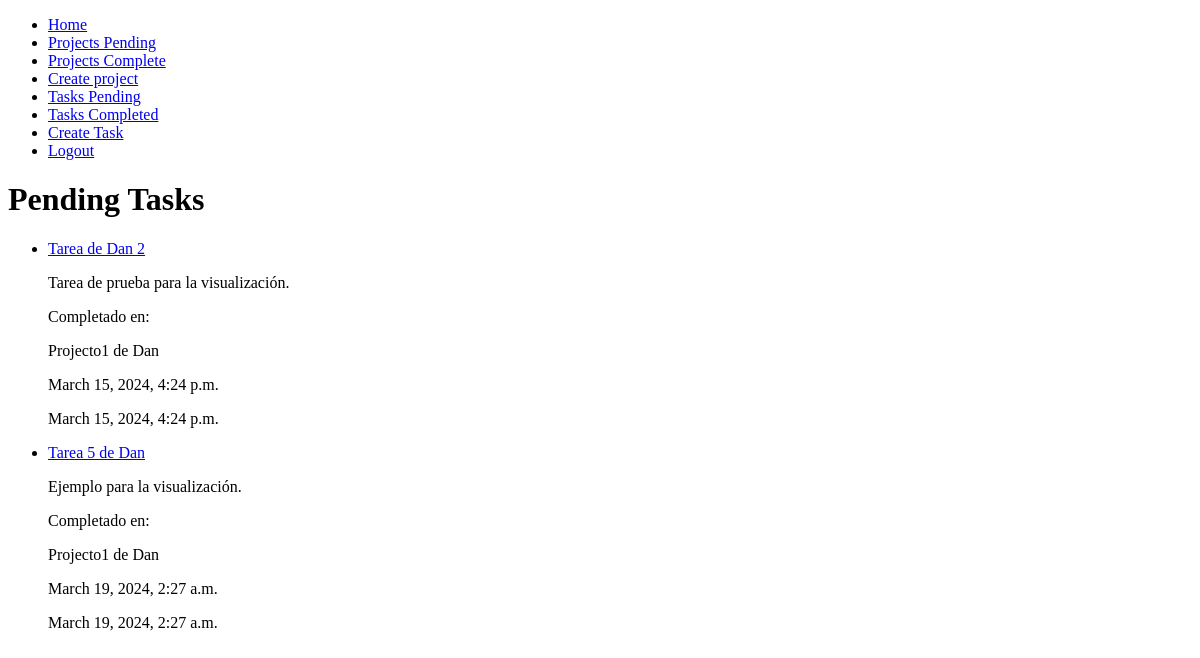
Page /tasks/pending/ (signed in) on the earlier database version.
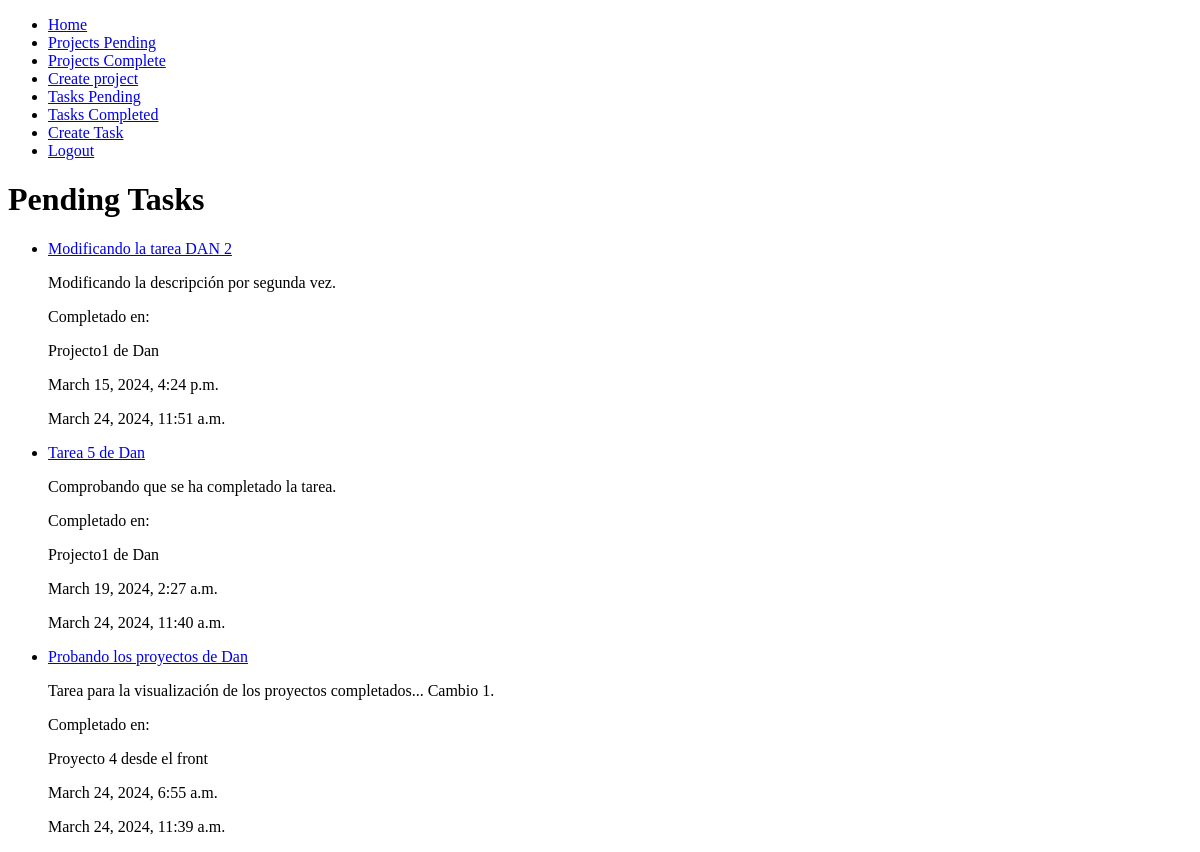
Same page on the later database version.
### task/models.py (models this page shows, shortened)
class Task(models.Model):
    id_task = models.AutoField(primary_key=True)
    title = models.CharField(max_length=100)
    description = models.TextField(max_length=500)
    date_completed = models.DateTimeField(null=True, blank=True)
    project = models.ForeignKey(Project,on_delete=models.CASCADE)
    created_at = models.DateTimeField(auto_now_add=True)
    updated_at = models.DateTimeField(auto_now=True)

### project/models.py (models this page shows, shortened)
class Project(models.Model):
    project_id = models.AutoField(primary_key=True)
    name_project = models.CharField(max_length=100)
    category = models.CharField(max_length=50)
    date_completed = models.DateTimeField(null = True, blank=True)
    complete = models.BooleanField(default=False)
    user = models.ForeignKey(User, on_delete=models.CASCADE)
    created_at = models.DateTimeField(auto_now_add=True)
    updated_at = models.DateTimeField(auto_now=True)

### task/views.py (the view)
# urls.py: path('pending/', task, name='tasks'),
@login_required
def task(request):
    title = 'Pending Tasks'
    pro = Project.objects.filter(user= request.user)
    tasks = Task.objects.filter(date_completed__isnull=True, project__in = pro)
    """print(no_pending_tasks)
    if not no_pending_tasks:
        for task in tasks:
            print('Título:', task.title, '| Fecha de completado:', task.date_completed)"""
    return render(request, 'task/task.html', {
        'title': title,
        'tasks': tasks,
    })

### task/templates/task/task.html (shortened to what this page needs)
{% extends 'base.html' %}
{% block content %}
    <h1>{{ title }}</h1>
    {% if tasks %}
        <ul>
            {% for task in tasks %}
                <li>
                    <a href="{% url 'task_detail' task.id_task %}">
                        {{ task.title }}
                    </a>
                    <p>{{ task.description }}</p>
                    <p>Completado en:
                    <p>{{ task.project.name_project }}</p>
                    <p>{{ task.created_at }}</p>
                    <p>{{ task.updated_at }}</p>
                </li>
            {% endfor %}
        </ul>
    {% else %}
        <p>There aren't {{ title }}</p>
    {% endif %}
{% endblock %}

### templates/base.html (shortened to what this page needs)
<!DOCTYPE html>
<html lang="en">
<head>
</head>
<body>
    <ul>
        <li>
            <a href="{% url 'home' %}">
                Home
            </a>
        </li>
        <li>
            <a href="{% url 'projects' %}">
                Projects Pending
            </a>
        </li>
        <li>
            <a href="{% url 'projects_completed' %}">
                Projects Complete
            </a>
        </li>
        <li>
            <a href="{% url 'create_project' %}">Create project</a>
        </li>
        <li>
            <a href="{% url 'tasks' %}">Tasks Pending</a>
        </li>
        <li>
            <a href="{% url 'tasks_completed' %}">Tasks Completed</a>
        </li>
        <li>
            <a href="{% url 'create_task' %}">
                Create Task
            </a>
        </li>
        {% if user.is_authenticated %}
        <li>
            <a href="{% url 'logout' %}">
                Logout
            </a>
        </li>
        {% endif %}
    </ul>
    {% block content %}
    {% endblock %}
</body>
</html>

Differences in the rows shown:
changed Task: title "Tarea de Dan 2" → "Modificando la tarea DAN 2"; description "Tarea de prueba para la visualización." → "Modificando la descripción por segunda vez."; updated_at "March 15, 2024, 4:24 p.m." → "March 24, 2024, 11:51 a.m."
changed Task "Tarea 5 de Dan": description "Ejemplo para la visualización." → "Comprobando que se ha completado la tarea."; updated_at "March 19, 2024, 2:27 a.m." → "March 24, 2024, 11:40 a.m."
added Task: title "Probando los proyectos de Dan", description "Tarea para la visualización de los proyectos completados... Cambio 1.", project.name_project "Proyecto 4 desde el front", created_at "March 24, 2024, 6:55 a.m.", updated_at "March 24, 2024, 11:39 a.m."
